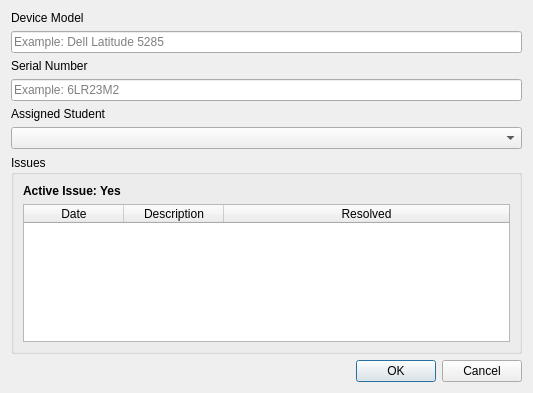
<?xml version="1.0" encoding="UTF-8"?>
<ui version="4.0">
 <class>EditTabletDialog</class>
 <widget class="QDialog" name="EditTabletDialog">
  <property name="geometry">
   <rect>
    <x>0</x>
    <y>0</y>
    <width>533</width>
    <height>393</height>
   </rect>
  </property>
  <property name="windowTitle">
   <string>Edit Tablet</string>
  </property>
  <layout class="QGridLayout" name="gridLayout">
   <item row="5" column="1">
    <widget class="QDialogButtonBox" name="buttonBox">
     <property name="orientation">
      <enum>Qt::Horizontal</enum>
     </property>
     <property name="standardButtons">
      <set>QDialogButtonBox::Cancel|QDialogButtonBox::Ok</set>
     </property>
    </widget>
   </item>
   <item row="0" column="1">
    <layout class="QFormLayout" name="formLayout">
     <property name="fieldGrowthPolicy">
      <enum>QFormLayout::FieldsStayAtSizeHint</enum>
     </property>
     <item row="0" column="0">
      <widget class="QLabel" name="label_2">
       <property name="text">
        <string>Device Model</string>
       </property>
      </widget>
     </item>
     <item row="1" column="0" colspan="2">
      <widget class="QLineEdit" name="deviceModelEntry">
       <property name="placeholderText">
        <string>Example: Dell Latitude 5285</string>
       </property>
      </widget>
     </item>
     <item row="3" column="0">
      <widget class="QLabel" name="se">
       <property name="text">
        <string>Serial Number</string>
       </property>
      </widget>
     </item>
     <item row="4" column="0" colspan="2">
      <widget class="QLineEdit" name="serialNoEntry">
       <property name="placeholderText">
        <string>Example: 6LR23M2</string>
       </property>
      </widget>
     </item>
     <item row="5" column="0">
      <widget class="QLabel" name="label_3">
       <property name="text">
        <string>Assigned Student</string>
       </property>
      </widget>
     </item>
     <item row="6" column="0" colspan="2">
      <widget class="QComboBox" name="studentCombo"/>
     </item>
     <item row="7" column="0" colspan="2">
      <widget class="QGroupBox" name="groupBox">
       <property name="title">
        <string>Issues</string>
       </property>
       <layout class="QGridLayout" name="gridLayout_2">
        <item row="1" column="0">
         <widget class="QTableWidget" name="issueTable">
          <property name="editTriggers">
           <set>QAbstractItemView::NoEditTriggers</set>
          </property>
          <property name="selectionMode">
           <enum>QAbstractItemView::SingleSelection</enum>
          </property>
          <property name="selectionBehavior">
           <enum>QAbstractItemView::SelectRows</enum>
          </property>
          <attribute name="horizontalHeaderCascadingSectionResizes">
           <bool>false</bool>
          </attribute>
          <attribute name="horizontalHeaderHighlightSections">
           <bool>true</bool>
          </attribute>
          <attribute name="horizontalHeaderShowSortIndicator" stdset="0">
           <bool>false</bool>
          </attribute>
          <attribute name="horizontalHeaderStretchLastSection">
           <bool>true</bool>
          </attribute>
          <attribute name="verticalHeaderStretchLastSection">
           <bool>false</bool>
          </attribute>
          <column>
           <property name="text">
            <string>Date</string>
           </property>
          </column>
          <column>
           <property name="text">
            <string>Description</string>
           </property>
          </column>
          <column>
           <property name="text">
            <string>Resolved</string>
           </property>
          </column>
         </widget>
        </item>
        <item row="0" column="0">
         <widget class="QLabel" name="activeIssueLabel">
          <property name="font">
           <font>
            <weight>75</weight>
            <bold>true</bold>
           </font>
          </property>
          <property name="text">
           <string>Active Issue: Yes</string>
          </property>
         </widget>
        </item>
       </layout>
      </widget>
     </item>
    </layout>
   </item>
  </layout>
 </widget>
 <resources/>
 <connections>
  <connection>
   <sender>buttonBox</sender>
   <signal>accepted()</signal>
   <receiver>EditTabletDialog</receiver>
   <slot>accept()</slot>
   <hints>
    <hint type="sourcelabel">
     <x>248</x>
     <y>254</y>
    </hint>
    <hint type="destinationlabel">
     <x>157</x>
     <y>274</y>
    </hint>
   </hints>
  </connection>
  <connection>
   <sender>buttonBox</sender>
   <signal>rejected()</signal>
   <receiver>EditTabletDialog</receiver>
   <slot>reject()</slot>
   <hints>
    <hint type="sourcelabel">
     <x>316</x>
     <y>260</y>
    </hint>
    <hint type="destinationlabel">
     <x>286</x>
     <y>274</y>
    </hint>
   </hints>
  </connection>
 </connections>
</ui>
